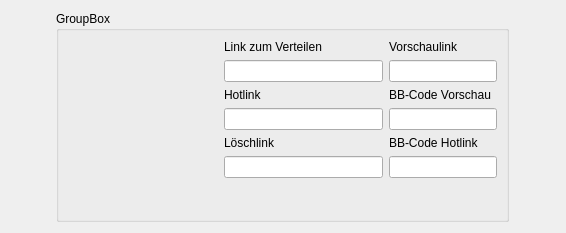
<?xml version="1.0" encoding="UTF-8"?>
<ui version="4.0">
 <class>picture</class>
 <widget class="QWidget" name="picture">
  <property name="geometry">
   <rect>
    <x>0</x>
    <y>0</y>
    <width>566</width>
    <height>228</height>
   </rect>
  </property>
  <property name="sizePolicy">
   <sizepolicy hsizetype="Fixed" vsizetype="Fixed">
    <horstretch>0</horstretch>
    <verstretch>0</verstretch>
   </sizepolicy>
  </property>
  <property name="windowTitle">
   <string>Form</string>
  </property>
  <property name="locale">
   <locale language="German" country="Germany"/>
  </property>
  <layout class="QGridLayout" name="gridLayout">
   <item row="0" column="0">
    <widget class="QGroupBox" name="groupBox">
     <property name="sizePolicy">
      <sizepolicy hsizetype="Fixed" vsizetype="Preferred">
       <horstretch>0</horstretch>
       <verstretch>0</verstretch>
      </sizepolicy>
     </property>
     <property name="title">
      <string>GroupBox</string>
     </property>
     <property name="flat">
      <bool>false</bool>
     </property>
     <property name="checkable">
      <bool>false</bool>
     </property>
     <layout class="QGridLayout" name="gridLayout_2">
      <item row="6" column="1">
       <widget class="QLineEdit" name="lineEdit_deletelink">
        <property name="minimumSize">
         <size>
          <width>159</width>
          <height>0</height>
         </size>
        </property>
        <property name="readOnly">
         <bool>true</bool>
        </property>
       </widget>
      </item>
      <item row="3" column="2">
       <widget class="QLabel" name="label_3">
        <property name="text">
         <string>BB-Code Vorschau</string>
        </property>
       </widget>
      </item>
      <item row="6" column="2">
       <widget class="QLineEdit" name="lineEdit_bb_hotlink"/>
      </item>
      <item row="5" column="2">
       <widget class="QLabel" name="label_5">
        <property name="text">
         <string>BB-Code Hotlink</string>
        </property>
       </widget>
      </item>
      <item row="1" column="2">
       <widget class="QLabel" name="label_4">
        <property name="text">
         <string>Vorschaulink</string>
        </property>
       </widget>
      </item>
      <item row="2" column="2">
       <widget class="QLineEdit" name="lineEdit_preview">
        <property name="readOnly">
         <bool>true</bool>
        </property>
       </widget>
      </item>
      <item row="2" column="1">
       <widget class="QLineEdit" name="lineEdit_sharelink">
        <property name="minimumSize">
         <size>
          <width>159</width>
          <height>0</height>
         </size>
        </property>
        <property name="readOnly">
         <bool>true</bool>
        </property>
       </widget>
      </item>
      <item row="4" column="1">
       <widget class="QLineEdit" name="lineEdit_hotlink">
        <property name="minimumSize">
         <size>
          <width>159</width>
          <height>0</height>
         </size>
        </property>
        <property name="readOnly">
         <bool>true</bool>
        </property>
       </widget>
      </item>
      <item row="1" column="1">
       <widget class="QLabel" name="label">
        <property name="text">
         <string>Link zum Verteilen</string>
        </property>
       </widget>
      </item>
      <item row="3" column="1">
       <widget class="QLabel" name="label_2">
        <property name="text">
         <string>Hotlink</string>
        </property>
       </widget>
      </item>
      <item row="5" column="1">
       <widget class="QLabel" name="label_6">
        <property name="text">
         <string>Löschlink</string>
        </property>
       </widget>
      </item>
      <item row="4" column="2">
       <widget class="QLineEdit" name="lineEdit_bb_preview"/>
      </item>
      <item row="7" column="1">
       <spacer name="verticalSpacer">
        <property name="orientation">
         <enum>Qt::Vertical</enum>
        </property>
        <property name="sizeHint" stdset="0">
         <size>
          <width>20</width>
          <height>40</height>
         </size>
        </property>
       </spacer>
      </item>
      <item row="2" column="0" rowspan="6">
       <widget class="QLabel" name="label_picture">
        <property name="sizePolicy">
         <sizepolicy hsizetype="Fixed" vsizetype="Fixed">
          <horstretch>0</horstretch>
          <verstretch>0</verstretch>
         </sizepolicy>
        </property>
        <property name="minimumSize">
         <size>
          <width>150</width>
          <height>150</height>
         </size>
        </property>
        <property name="text">
         <string/>
        </property>
        <property name="scaledContents">
         <bool>false</bool>
        </property>
       </widget>
      </item>
     </layout>
    </widget>
   </item>
  </layout>
 </widget>
 <resources/>
 <connections/>
</ui>
